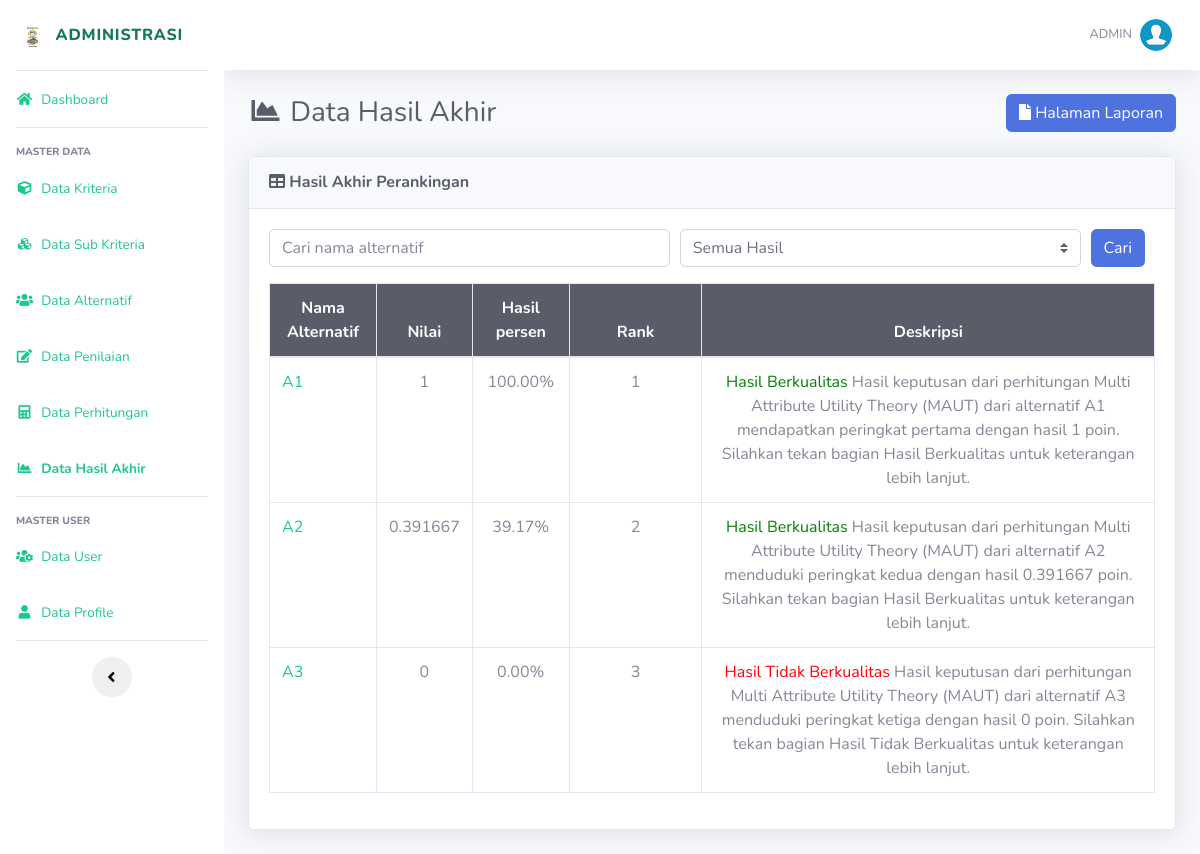
Screenshot of /hasil.php (signed in) with the database file from the repository.
### tables this page shows
CREATE TABLE `hasil` (
  `id_hasil` int(11) NOT NULL,
  `id_alternatif` int(11) NOT NULL,
  `nilai` float NOT NULL
);

CREATE TABLE `alternatif` (
  `id_alternatif` int(11) NOT NULL,
  `nama` varchar(100) NOT NULL
);

### includes/functions.php (called while the page is built, shortened)
<?php
function get_role() {
	if(isset($_SESSION['user_id']) && isset($_SESSION['role'])) {
		if($_SESSION['role'] == '1') {
			return 'admin';
		} else {
			return 'user';
		}
	} else {
		return false;
	}
}
?>

### hasil.php (the view, shortened to what this page needs)
<?php
require_once('includes/init.php');
$user_role = get_role();
if ($user_role == 'admin' || $user_role == 'user') {
$page = "Hasil";
require_once('template/header.php');
$search = isset($_GET['search']) ? $_GET['search'] : '';
$filter = isset($_GET['filter']) ? $_GET['filter'] : '';
$query_all = "SELECT * FROM hasil JOIN alternatif ON hasil.id_alternatif=alternatif.id_alternatif ORDER BY hasil.nilai ASC";
$result_all = mysqli_query($koneksi, $query_all);
$data_with_rank = [];
while ($data = mysqli_fetch_array($result_all)) {
    $data_with_rank[] = [
        'nama' => $data['nama'],
        'nilai' => $data['nilai'],
        'peringkat' => 0,
        'berkualitas' => $data['nilai'] > 0.30 ? 'berkualitas' : 'tidak_berkualitas'
    ];
}
usort($data_with_rank, function($a, $b) {
    return $b['nilai'] <=> $a['nilai'];
});
$filtered_data_with_rank = [];
foreach ($data_with_rank as $item) {
    $match_search = empty($search) || stripos($item['nama'], $search) !== false;
    $match_filter = empty($filter) || $item['berkualitas'] === $filter;
    if ($match_search && $match_filter) {
        $filtered_data_with_rank[] = $item;
    }
}
?>
<div class="d-sm-flex align-items-center justify-content-between mb-4">
    <h1 class="h3 mb-0 text-gray-800"><i class="fas fa-fw fa-chart-area"></i> Data Hasil Akhir</h1>
    <a href="laporan.php" class="btn btn-primary"> <i class="fa fa-file"></i> Halaman Laporan </a>
</div>
<div class="card shadow mb-4">
    <div class="card-header py-3">
        <h6 class="m-0 font-weight-bold text-dark"><i class="fa fa-table"></i> Hasil Akhir Perankingan</h6>
    </div>
    <div class="card-body">
        <form method="GET" action="">
            <div class="form-row mb-3">
                <div class="col">
                    <input type="text" class="form-control" name="search" placeholder="Cari nama alternatif" value="<?= htmlspecialchars($search) ?>">
                </div>
                <div class="col">
                    <select class="custom-select" name="filter">
                        <option value="">Semua Hasil</option>
                    </select>
                </div>
                <div class="col-auto">
                    <button class="btn btn-primary" type="submit">Cari</button>
                </div>
                <div class="col-auto">
                </div>
            </div>
        </form>
        <div class="table-responsive">
            <table class="table table-bordered" width="100%" cellspacing="0">
                <thead class="bg-dark text-white">
                    <tr align="center">
                        <th>Nama Alternatif</th>
                        <th>Nilai</th>
                        <th>Hasil persen</th>
                        <th width="15%">Rank</th>
                        <th>Deskripsi</th>
                    </tr>
                </thead>
                <tbody>
    <?php
        foreach ($filtered_data_with_rank as $data) {
            $peringkat = $data['peringkat'];
            $nilai = $data['nilai'];
            $nama = $data['nama'];
            $berkualitas = $data['berkualitas'];
            $detail_url = "detail.php?nama_alternatif=" . urlencode($nama);
    ?>
    <tr align="center">
        <td align="left">
            <a href="<?= $detail_url ?>">
                <?= htmlspecialchars($nama) ?>
            </a>
        </td>
        <td><?= htmlspecialchars($nilai) ?></td>
        <td><?= number_format($nilai * 100, 2) ?>%</td>
        <td><?= $peringkat; ?></td>
        <td>
            <?php
            if ($berkualitas === 'berkualitas') {
                echo '<a href="' . $detail_url . '" style="color: green;">Hasil Berkualitas</a>';
            } else {
                echo '<a href="' . $detail_url . '" style="color: red;">Hasil Tidak Berkualitas</a>';
            }
            ?>
            <?php
$berkualitas_text = $berkualitas === 'berkualitas' ? 'Hasil Berkualitas' : 'Hasil Tidak Berkualitas';
switch ($peringkat) {
    case 1:
        echo "Hasil keputusan dari perhitungan Multi Attribute Utility Theory (MAUT) dari alternatif {$nama} mendapatkan peringkat pertama dengan hasil {$nilai} poin. Silahkan tekan bagian {$berkualitas_text} untuk keterangan lebih lanjut.";
        break;
    case 2:
        echo "Hasil keputusan dari perhitungan Multi Attribute Utility Theory (MAUT) dari alternatif {$nama} menduduki peringkat kedua dengan hasil {$nilai} poin. Silahkan tekan bagian {$berkualitas_text} untuk keterangan lebih lanjut.";
        break;
    case 3:
        echo "Hasil keputusan dari perhitungan Multi Attribute Utility Theory (MAUT) dari alternatif {$nama} menduduki peringkat ketiga dengan hasil {$nilai} poin. Silahkan tekan bagian {$berkualitas_text} untuk keterangan lebih lanjut.";
        break;
}
?>
        </td>
    </tr>
    <?php
        }
    ?>
</tbody>
            </table>
        </div>
    </div>
</div>
<?php
require_once('template/footer.php');
}
else {
    header('Location: login.php');
}
?>

### template/header.php (shortened to what this page needs)
<!DOCTYPE html>
<html lang="en">
<head>
  <link href="assets/vendor/fontawesome-free/css/all.min.css" rel="stylesheet" type="text/css">
  <link href="assets/css/sb-admin-2.min.css" rel="stylesheet">
  <link href="assets/vendor/datatables/dataTables.bootstrap4.min.css" rel="stylesheet">
</head>
<body id="page-top">
  <div id="wrapper">
    <ul class="navbar-nav bg-gradient-succes sidebar sidebar-info accordion" id="accordionSidebar">
      <a class="sidebar-brand d-flex align-items-center justify-content-center" href="index.php">
        <div class="sidebar-brand-icon">
          <i>
            <img src="assets/img/logo.png" width="100%" height="20px">
          </i>
        </div>
        <div class="sidebar-brand-text mx-3">Administrasi</div>
      </a>
      <hr class="sidebar-divider my-0">
      <li class="nav-item <?php if($page == "Dashboard"){echo "active";} ?>">
        <a class="nav-link" href="index.php">
          <i class="fas fa-fw fa-home"></i>
          <span>Dashboard</span></a>
      </li>
	  <?php
	  $user_role = get_role();
	  if($user_role == 'admin') {
	  ?>
      <hr class="sidebar-divider">
      <div class="sidebar-heading">
        Master Data
      </div>
	  <li class="nav-item <?php if($page == "Kriteria"){echo "active";} ?>">
        <a class="nav-link" href="list-kriteria.php">
          <i class="fas fa-fw fa-cube"></i>
          <span>Data Kriteria</span></a>
      </li>
	  <li class="nav-item <?php if($page == "Sub Kriteria"){echo "active";} ?>">
        <a class="nav-link" href="list-sub-kriteria.php">
          <i class="fas fa-fw fa-cubes"></i>
          <span>Data Sub Kriteria</span></a>
      </li>
	  <li class="nav-item <?php if($page == "Alternatif"){echo "active";} ?>">
        <a class="nav-link" href="list-alternatif.php">
          <i class="fas fa-fw fa-users"></i>
          <span>Data Alternatif</span></a>
      </li>
	  <li class="nav-item <?php if($page == "Penilaian"){echo "active";} ?>">
        <a class="nav-link" href="list-penilaian.php">
          <i class="fas fa-fw fa-edit"></i>
          <span>Data Penilaian</span></a>
      </li>
	  <li class="nav-item <?php if($page == "Perhitungan"){echo "active";} ?>">
        <a class="nav-link" href="perhitungan.php">
          <i class="fas fa-fw fa-calculator"></i>
          <span>Data Perhitungan</span></a>
      </li>
	  <li class="nav-item <?php if($page == "Hasil"){echo "active";} ?>">
        <a class="nav-link" href="hasil.php">
          <i class="fas fa-fw fa-chart-area"></i>
          <span>Data Hasil Akhir</span></a>
      </li>
      <hr class="sidebar-divider">
      <div class="sidebar-heading">
        Master User
      </div>
	  <li class="nav-item <?php if($page == "User"){echo "active";} ?>">
        <a class="nav-link" href="list-user.php">
          <i class="fas fa-fw fa-users-cog"></i>
          <span>Data User</span></a>
      </li>
	  <li class="nav-item <?php if($page == "Profile"){echo "active";} ?>">
        <a class="nav-link" href="list-profile.php">
          <i class="fas fa-fw fa-user"></i>
          <span>Data Profile</span></a>
      </li>
	  <?php
	  }
	  ?>
      <hr class="sidebar-divider d-none d-md-block">
      <div class="text-center d-none d-md-inline">
        <button class="rounded-circle border-0" id="sidebarToggle"></button>
      </div>
    </ul>
    <div id="content-wrapper" class="d-flex flex-column">
      <div id="content">
        <nav class="navbar navbar-expand navbar-light bg-white topbar mb-4 static-top shadow">
          <ul class="navbar-nav ml-auto">
            <li class="nav-item dropdown no-arrow">
              <a class="nav-link dropdown-toggle" href="#" id="userDropdown" role="button" data-toggle="dropdown" aria-haspopup="true" aria-expanded="false">
                <span class="text-uppercase mr-2 d-none d-lg-inline text-gray-600 small">
					<?php
					echo $_SESSION['username'];
					?>
				</span>
                <img class="img-profile rounded-circle" src="assets/img/user.png">
              </a>
            </li>
          </ul>
        </nav>
		<div class="container-fluid">

### template/footer.php (shortened to what this page needs)
</div>
</div>
</div>
</body>
</html>

### rows the page displays
hasil: id_alternatif.nama "A1", nilai "1", $nilai*100 "100.00", peringkat "1", berkualitas_text "Hasil Berkualitas"
hasil: id_alternatif.nama "A2", nilai "0.391667", $nilai*100 "39.17", id_hasil "2", berkualitas_text "Hasil Berkualitas"
hasil: id_alternatif.nama "A3", nilai "0", $nilai*100 "0.00", id_hasil "3", berkualitas_text "Hasil Tidak Berkualitas"

### other values shown
$_SESSION['username'] "ADMIN"
